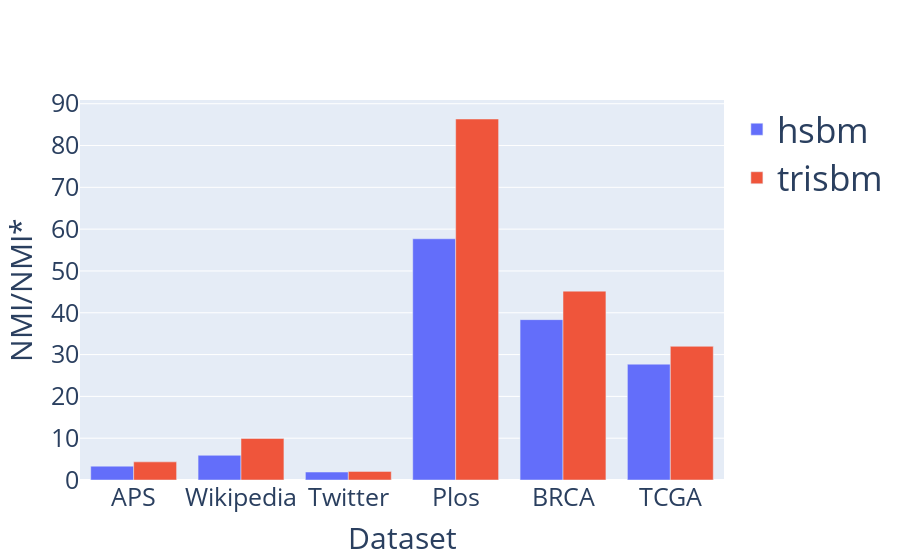

Write notebook code for a chart like this one.
### Code cell
fig = go.Figure()

sbmtm_scores = np.array([max(all_scores[experiment]["hsbm"]["norm_V"]) for experiment in all_scores.keys()])
trisbm_scores = np.array([max(all_scores[experiment]["trisbm"]["norm_V"]) for experiment in all_scores.keys()])

fig.add_traces([
    go.Bar(y=sbmtm_scores, name="hsbm"),
    go.Bar(y=trisbm_scores, name = "trisbm")
])

titlefont = {
    "size": 30 
}

tickfont = {
    "size":25
}

layout = {
    "title":"",
    "xaxis":{
        "title": "Dataset",
        "tickmode": "array",
        "tickvals": list(range(len(experiments))),
        "ticktext": experiments,
        "titlefont": titlefont,
        "tickfont": tickfont
    },
    "yaxis":{
        #"type":"log",
        "title": "NMI/NMI*",
        "titlefont": titlefont,
        "tickfont": tickfont,
    },
    "legend":{
        "font_size":35
    }
}

fig.update_layout(layout)

fig.show()
fig.write_image("NMImax_comparison.pdf", engine="kaleido")

### Figure 1 — Plotly figure (JSON) as saved in the notebook; plotly's stock layout.template omitted (floating-point values rounded to 4 significant figures)
{"data": [{"name": "hsbm", "type": "bar", "y": [3.314, 5.904, 1.907, 57.7, 38.36, 27.71]}, {"name": "trisbm", "type": "bar", "y": [4.338, 9.934, 2.061, 86.34, 45.17, 31.98]}], "layout": {"autosize": true, "legend": {"font": {"size": 35}}, "title": {"text": ""}, "xaxis": {"autorange": true, "range": [-0.5, 5.5], "tickfont": {"size": 25}, "tickmode": "array", "ticktext": ["APS", "Wikipedia", "Twitter", "Plos", "BRCA", "TCGA"], "tickvals": [0, 1, 2, 3, 4, 5], "title": {"font": {"size": 30}, "text": "Dataset"}}, "yaxis": {"autorange": true, "range": [0, 90.89], "tickfont": {"size": 25}, "title": {"font": {"size": 30}, "text": "NMI/NMI*"}, "type": "linear"}}}
